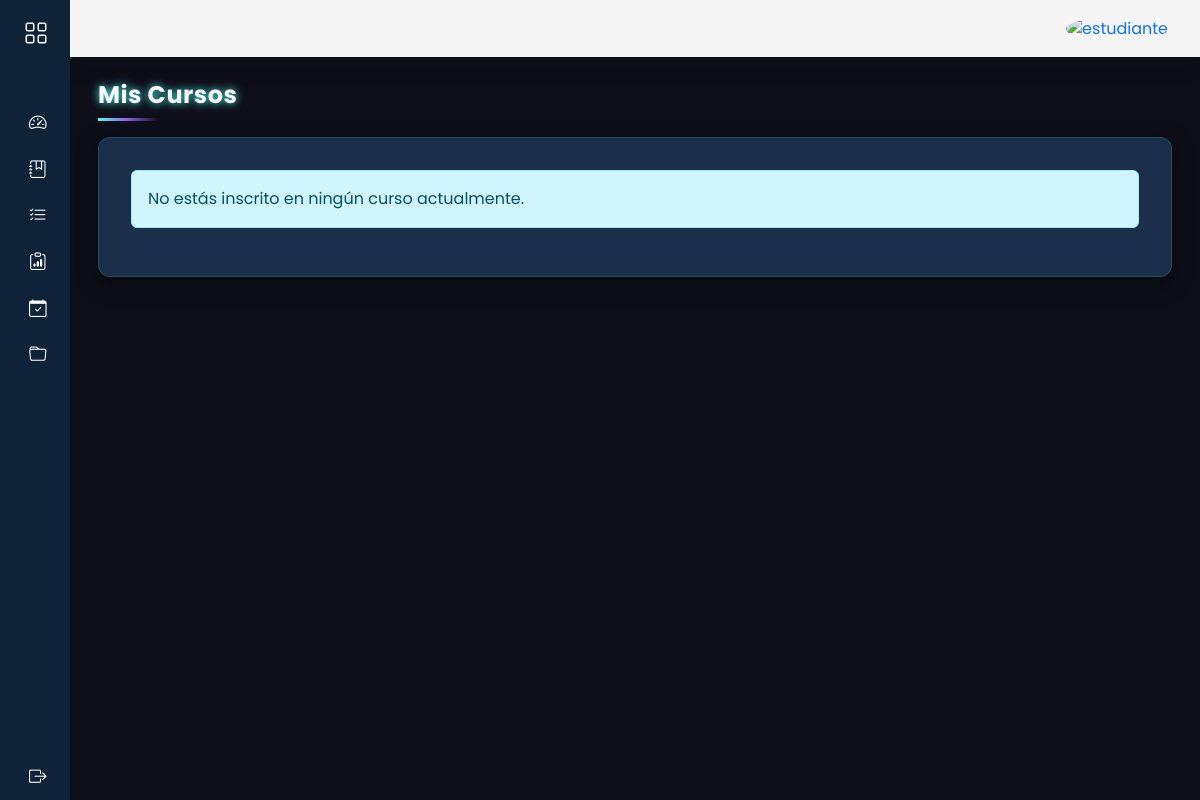
The page /estudiante/cursos/ on the database as committed earlier.
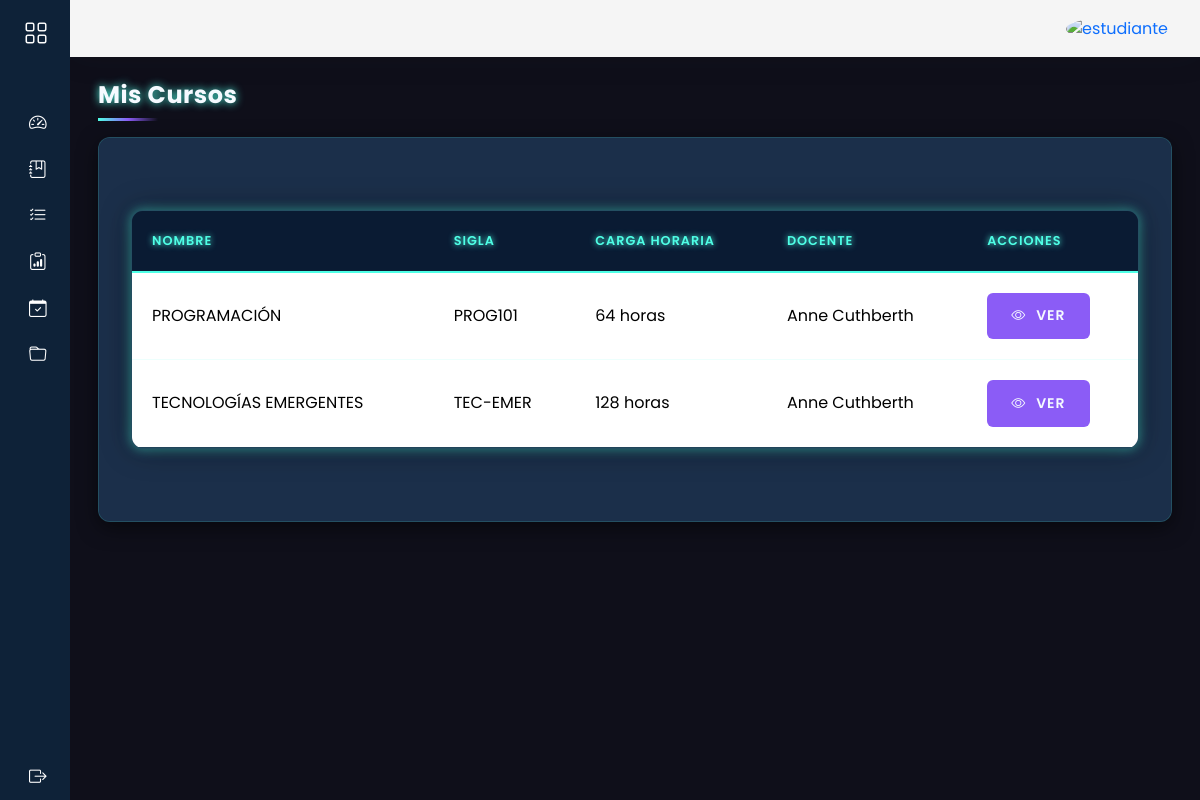
The same page on the database as committed later.
### models/curso_model.py (models this page shows, shortened)
class Curso(db.Model):
    __tablename__ = 'cursos'
    id = db.Column(db.Integer, primary_key=True)
    nombre = db.Column(db.String(100), nullable=False)
    descripcion = db.Column(db.Text)
    sigla = db.Column(db.String(10), unique=True, nullable=False)
    carga_horaria = db.Column(db.Integer, nullable=False)
    activo = db.Column(db.Boolean, default=True, nullable=False)
    docente_id = db.Column(db.Integer, db.ForeignKey('docentes.id'),nullable=True)
    docente = db.relationship('Docente', back_populates='cursos')
    inscripciones = db.relationship('Inscripcion',back_populates='curso')
    inscripciones = db.relationship('Inscripcion', back_populates='curso')
    clases = db.relationship('Clase', back_populates='curso')

### models/usuario_model.py (models this page shows, shortened)
class Usuario(db.Model, UserMixin):
    __tablename__='usuarios'
    id = db.Column(db.Integer,primary_key=True)
    nombre = db.Column(db.String(80),nullable=False)
    apellido = db.Column(db.String(100))
    email = db.Column(db.String(120), unique=True)
    username = db.Column(db.String(20),nullable=False)
    password = db.Column(db.String,nullable=False)
    activo = db.Column(db.Boolean, default=True,nullable=False)
    rol_id = db.Column(db.Integer, db.ForeignKey('rol.id'), nullable=False)
    rol = db.relationship('Rol', back_populates='usuarios')
    docentes = db.relationship('Docente', backref='usuario_rel', lazy=True, cascade='all, delete-orphan')
    estudiantes = db.relationship('Estudiante', backref='usuario_rel', lazy=True, cascade='all, delete-orphan')
    def delete(self):
        db.session.delete(self)
        db.session.commit()

### controllers/estudiante/mi_curso_controller.py (the view)
@curso_bp.route("/")
def index():
    estudiante_id = 1  # Reemplazar con el ID del estudiante autenticado
    cursos = Inscripcion.get_cursos_by_estudiante(estudiante_id)
    return listar_cursos(cursos)

### models/inscripcion_model.py (called while the page is built)
    @staticmethod
    def get_cursos_by_estudiante(estudiante_id):
        return Curso.query.join(Inscripcion).filter(Inscripcion.estudiante_id == estudiante_id).all()

### views/estudiante/cursos_view.py (called while the page is built)
def listar_cursos(cursos):
    return render_template(
        'estudiante/cursos/index.html',
        cursos=cursos
    )

### templates/estudiante/cursos/index.html (shortened to what this page needs)
{% extends "estudiante/base.html" %}
{% block header %}Mis Cursos{% endblock %}
{% block content %}
<div class="row">
    <div class="col-12">
        <div class="card">
            <div class="card-body">
                {% if cursos %}
                <div class="table-responsive">
                    <table class="table table-hover">
                        <thead>
                            <tr>
                                <th>Nombre</th>
                                <th>Sigla</th>
                                <th>Carga Horaria</th>
                                <th>Docente</th>
                                <th>Acciones</th>
                            </tr>
                        </thead>
                        <tbody>
                            {% for curso in cursos %}
                            <tr>
                                <td>{{ curso.nombre }}</td>
                                <td>{{ curso.sigla }}</td>
                                <td>{{ curso.carga_horaria }} horas</td>
                                <td>
                                    {% if curso.docente %}
                                        {{ curso.docente.usuario.nombre }} {{ curso.docente.usuario.apellido }}
                                    {% else %}
                                        Sin asignar
                                    {% endif %}
                                </td>
                                <td>
                                    <a href="{{ url_for('estudiante_curso.view', id=curso.id) }}" class="btn btn-sm btn-primary">
                                        <i class="bi bi-eye"></i> Ver
                                    </a>
                                </td>
                            </tr>
                            {% endfor %}
                        </tbody>
                    </table>
                </div>
                {% else %}
                <div class="alert alert-info">
                    No estás inscrito en ningún curso actualmente.
                </div>
                {% endif %}
            </div>
        </div>
    </div>
</div>
{% endblock %}

Rows that differ between the two databases and show on the page:
added Curso: nombre "PROGRAMACIÓN", sigla "PROG101", carga_horaria "64", docente.usuario.nombre "Anne", docente.usuario.apellido "Cuthberth"
added Curso: nombre "TECNOLOGÍAS EMERGENTES", sigla "TEC-EMER", carga_horaria "128", docente.usuario.nombre "Anne", docente.usuario.apellido "Cuthberth"
Other text that changed with them:
text no longer shown: "No estás inscrito en ningún curso actualmente."
text now shown: "NOMBRE SIGLA CARGA HORARIA DOCENTE ACCIONES"
